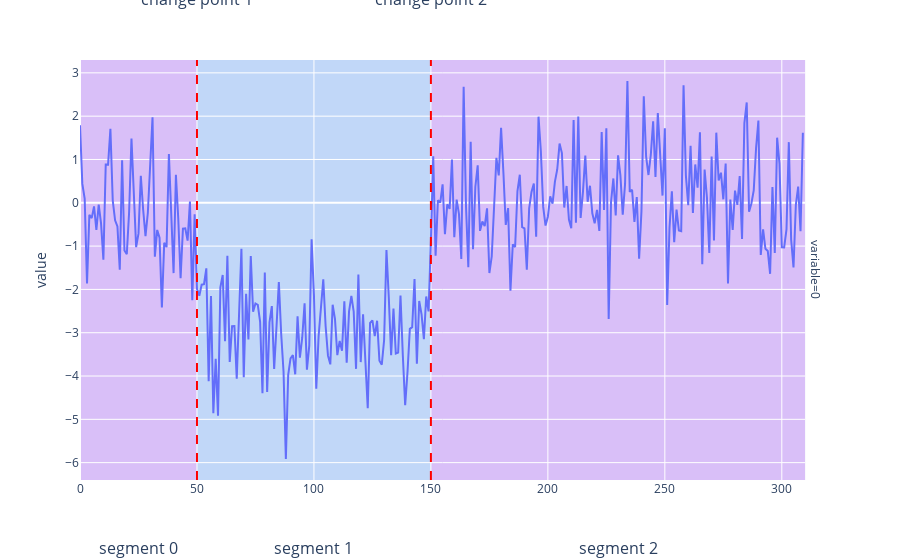

Notebook code cell kept with this figure:
### Markdown cell above
Divide the time series into segments based on certain critera.
* Change detection on interval format + labels for the segments.
* The labels can be used to multiple disconnected segments.
* Change detection = segmentation with unique labels.

### Code cell
import pandas as pd

from utils import plot_segmentation_illustration

extended_cpts = [0] + cpts + [n]
segments = pd.DataFrame({
    "ilocs":
    [
        pd.Interval(extended_cpts[i], extended_cpts[i + 1], closed="left")
        for i in range(len(extended_cpts) - 1)
    ],
    "labels": [0, 1, 0]
})
plot_segmentation_illustration(df_2cpts, segments)

### Figure 1 — Plotly figure (JSON) as saved in the notebook; plotly's stock layout.template omitted (floating-point values rounded to 4 significant figures; data arrays with more than 128 entries replaced by an {"elided": "..."} marker saying what was removed)
{"data": [{"hovertemplate": "variable=0<br>index=%{x}<br>value=%{y}<extra></extra>", "legendgroup": "", "line": {"color": "#636efa", "dash": "solid"}, "marker": {"symbol": "circle"}, "mode": "lines", "name": "", "orientation": "v", "showlegend": false, "type": "scatter", "x": {"elided": "310 int values"}, "xaxis": "x", "y": {"elided": "310 float values"}, "yaxis": "y"}], "layout": {"annotations": [{"showarrow": false, "text": "variable=0", "textangle": 90, "x": 0.98, "xanchor": "left", "xref": "paper", "y": 0.5, "yanchor": "middle", "yref": "paper"}, {"font": {"size": 16}, "showarrow": false, "text": "change point 1", "x": 50, "xref": "x", "y": 1.2, "yref": "paper", "yshift": -10}, {"font": {"size": 16}, "showarrow": false, "text": "change point 2", "x": 150, "xref": "x", "y": 1.2, "yref": "paper", "yshift": -10}, {"font": {"size": 16}, "showarrow": false, "text": "segment 0<br> label 0", "x": 25, "xref": "x", "y": -0.22, "yref": "paper", "yshift": -10}, {"font": {"size": 16}, "showarrow": false, "text": "segment 1<br> label 1", "x": 100, "xref": "x", "y": -0.22, "yref": "paper", "yshift": -10}, {"font": {"size": 16}, "showarrow": false, "text": "segment 2<br> label 0", "x": 230, "xref": "x", "y": -0.22, "yref": "paper", "yshift": -10}], "legend": {"tracegroupgap": 0}, "margin": {"t": 60}, "shapes": [{"line": {"color": "red", "dash": "dash"}, "type": "line", "x0": 50, "x1": 50, "xref": "x", "y0": 0, "y1": 1, "yref": "y domain"}, {"line": {"color": "red", "dash": "dash"}, "type": "line", "x0": 150, "x1": 150, "xref": "x", "y0": 0, "y1": 1, "yref": "y domain"}, {"fillcolor": "#AA0DFE", "layer": "below", "line": {"width": 0}, "opacity": 0.2, "type": "rect", "x0": 0, "x1": 50, "xref": "x", "y0": 0, "y1": 1, "yref": "y domain"}, {"fillcolor": "#3283FE", "layer": "below", "line": {"width": 0}, "opacity": 0.2, "type": "rect", "x0": 50, "x1": 150, "xref": "x", "y0": 0, "y1": 1, "yref": "y domain"}, {"fillcolor": "#AA0DFE", "layer": "below", "line": {"width": 0}, "opacity": 0.2, "type": "rect", "x0": 150, "x1": 310, "xref": "x", "y0": 0, "y1": 1, "yref": "y domain"}], "showlegend": false, "xaxis": {"anchor": "y", "domain": [0, 0.98], "title": {}}, "yaxis": {"anchor": "x", "domain": [0, 1], "title": {"text": "value"}}}}
